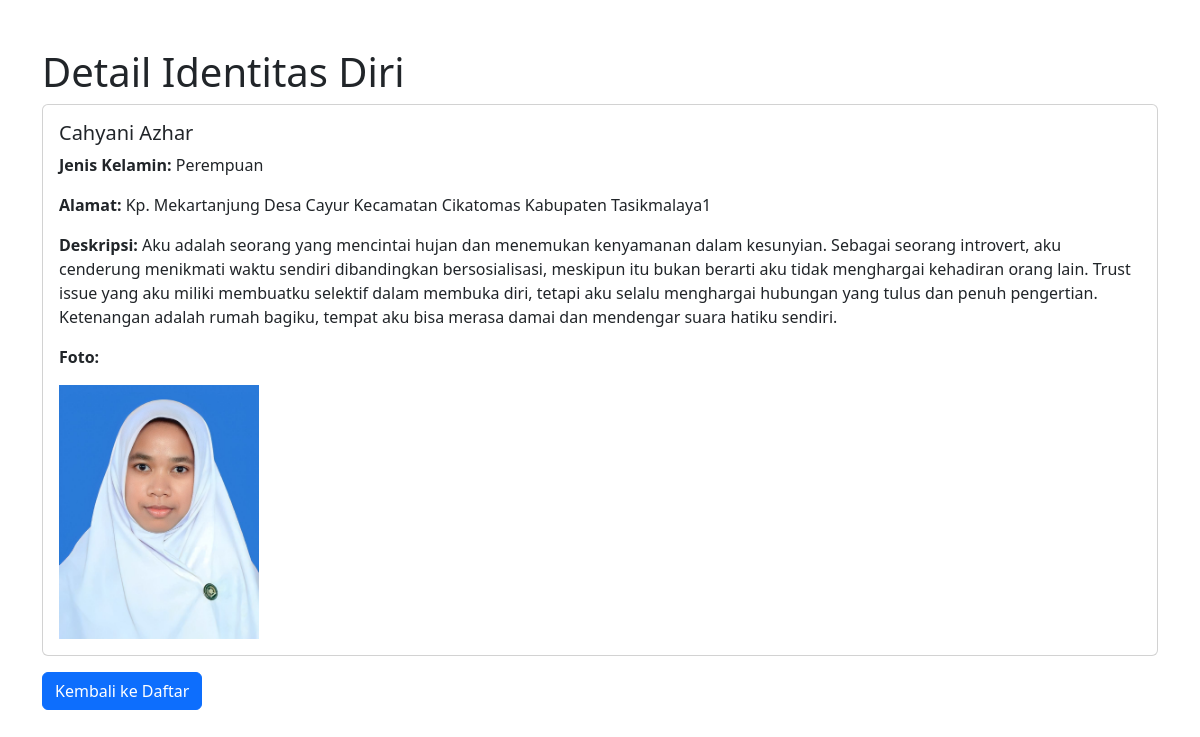
Page /view.php?id=1 on the committed database.
### tables this page shows
CREATE TABLE `users` (
  `id` int(11) NOT NULL,
  `nama` varchar(255) NOT NULL,
  `jenis_kelamin` enum('Laki-laki','Perempuan') NOT NULL,
  `alamat` text NOT NULL,
  `deskripsi` text DEFAULT NULL,
  `foto` varchar(255) DEFAULT NULL
);

### view.php (the view, shortened to what this page needs)
<?php
include 'database.php';
$id = $_GET['id'];
$sql = "SELECT * FROM users WHERE id = '$id'";
$result = $conn->query($sql);
if ($result->num_rows > 0) {
    $row = $result->fetch_assoc();
} else {
    header('Location: index.php');
    exit();
}
?>
<!DOCTYPE html>
<html lang="id">
    <head>
        <link href="https://cdn.jsdelivr.net/npm/bootstrap@5.3.0-alpha1/dist/css/bootstrap.min.css"
        rel="stylesheet">
    </head>
    <body>
        <div class="container mt-5">
            <h1>Detail Identitas Diri</h1>
            <div class="card">
                <div class="card-body">
                    <h5 class="card-title"><?= $row['nama'] ?></h5>
                    <p class="card-text"><strong>Jenis Kelamin:</strong> <?= $row['jenis_kelamin'] ?></p>
                    <p class="card-text"><strong>Alamat:</strong> <?= $row['alamat'] ?></p>
                    <p class="card-text"><strong>Deskripsi:</strong> <?= $row['deskripsi'] ?></p>
                    <p class="card-text"><strong>Foto:</strong></p>
                    <img src="assets/images/<?= $row['foto'] ?>" alt="Foto" class="img-fluid" width="200">
                </div>
            </div>
            <a href="index.php" class="btn btn-primary mt-3">Kembali ke Daftar</a>
        </div>
    </body>
</html>

### rows in the picture
users: nama "Cahyani Azhar", jenis_kelamin "Perempuan", alamat "Kp. Mekartanjung Desa Cayur Kecamatan Cikatomas Kabupaten Tasikmalaya1", deskripsi "Aku adalah seorang yang mencintai hujan dan menemukan kenyamanan dalam kesunyian. Sebagai seorang introvert, aku cenderung menikmati waktu sendiri dibandingkan bersosialisasi, meskipun itu bukan berarti aku tidak menghargai kehadiran orang lain. Trust issue yang aku miliki membuatku selektif dalam membuka diri, tetapi aku selalu menghargai hubungan yang tulus dan penuh pengertian. Ketenangan adalah rumah bagiku, tempat aku bisa merasa damai dan mendengar suara hatiku sendiri.", foto (picture)
